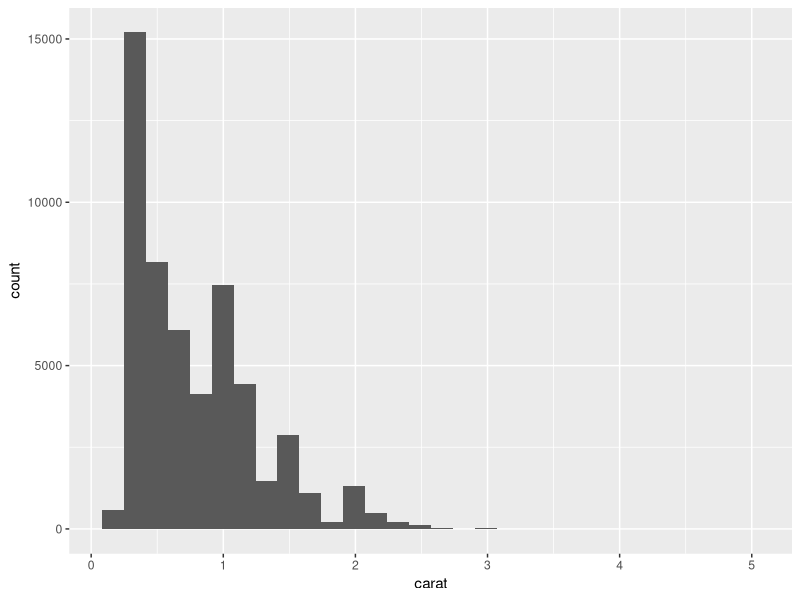
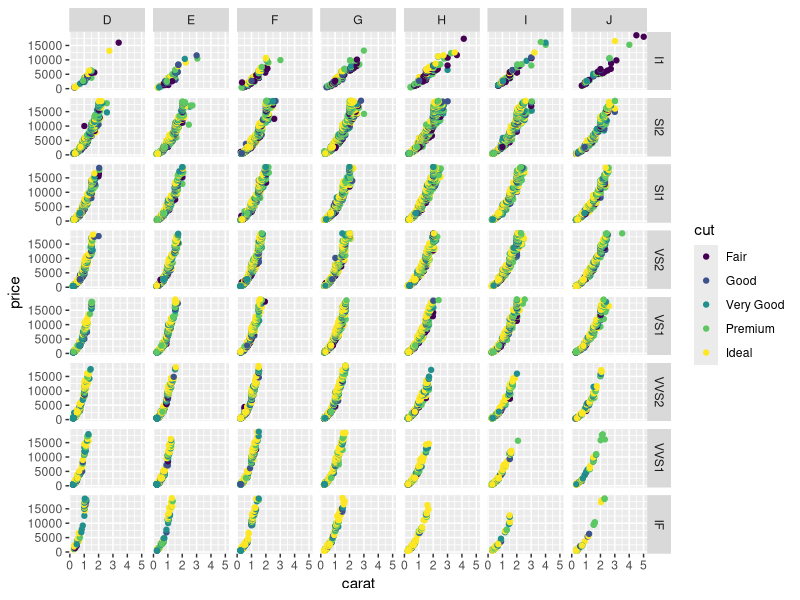

Here is the R script that generated these plots, in order:
## ---- chunk 1
library(ggplot2)
## ---- chunk 2
head(diamonds)
## ---- chunk 3
ggplot(data = diamonds) + geom_histogram(aes(x = carat))
## ---- chunk 4
# scatter plot matrix with 5 levels of data
head(diamonds)
ggplot(data = diamonds, aes(x = carat, y = price)) + 
    geom_point(aes(color = cut)) + facet_grid(clarity~color)
